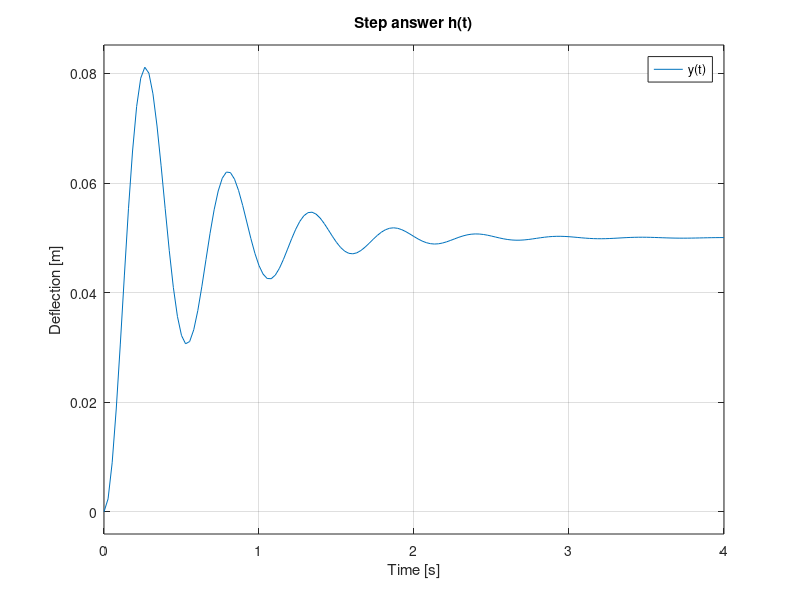

This figure's MATLAB source:
% m_b_k_tf.m use with MATLAB and GNU Octave
% M. Lohöfener, HS Merseburg, 24/10/2016

clear 

% Parameter
m = 0.141;	% kg
k = 20;	    % N/m
b = 0.5;	  % Ns/m
F = 1;	    % N

% Transfer functions
s = tf('s');
G = 1 / (m*s^2 + b*s + k);

% Presentation
step(G*F);
title('Step answer h(t)');
xlabel('Time [s]');
ylabel('Deflection [m]');
legend('y(t)');
grid('on');
